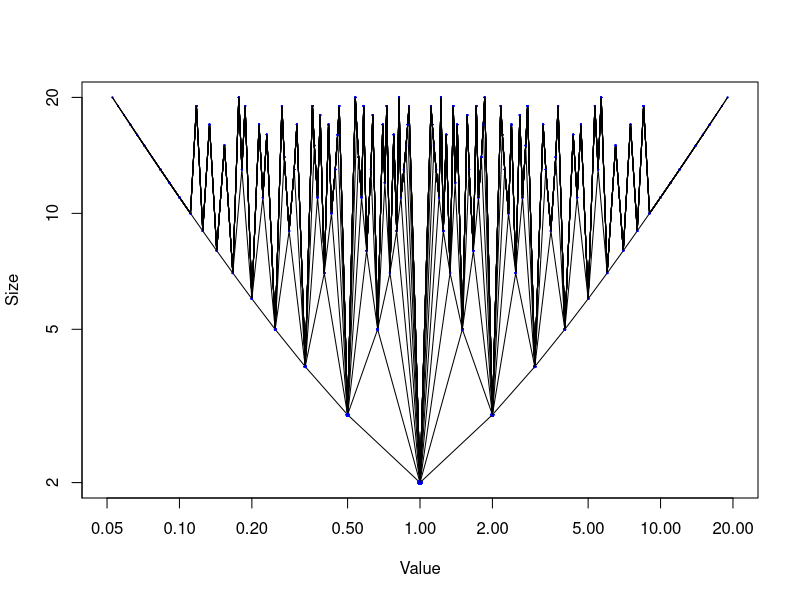

Here is the R script that generated this plot:
max <- 20

nums <- matrix(c(0, 1, 1, 0), nrow=2)

supp <- function(n, max){
	s <- 0
	nr <- nrow(n)
	nn <- matrix(n[1, ], nrow=2*nr-1, ncol=2 )
	for (i in 2:nr){
		new <- n[i-1, ] + n[i, ]
		if (sum(new)<=max){
			nn[i+s, ] <- new
			s <- s+1
		}
		nn[i+s,] <- n[i, ]
	}
	return(nn[1:(nr+s), ])
	return(nn)
}

plot(NULL, NULL
	, xlab = "Value"
	, ylab = "Size"
	, xlim = c(1/max, max)
	, ylim = c(2, max)
	, log = "xy"
)

for (l in 1:max){
	print(nums)
	nums <- supp(nums, max)
	nf <- as.data.frame(nums)
	names(nf) <- c("n", "d")
	nf <- within(nf, {
		val <- n/d
		size <- n+d
	})
	with (nf, points(val, size, pch=19, cex=1/size, col="blue"))
	with (nf, lines(val, size, lwd=1/size))
}
print(nums)

